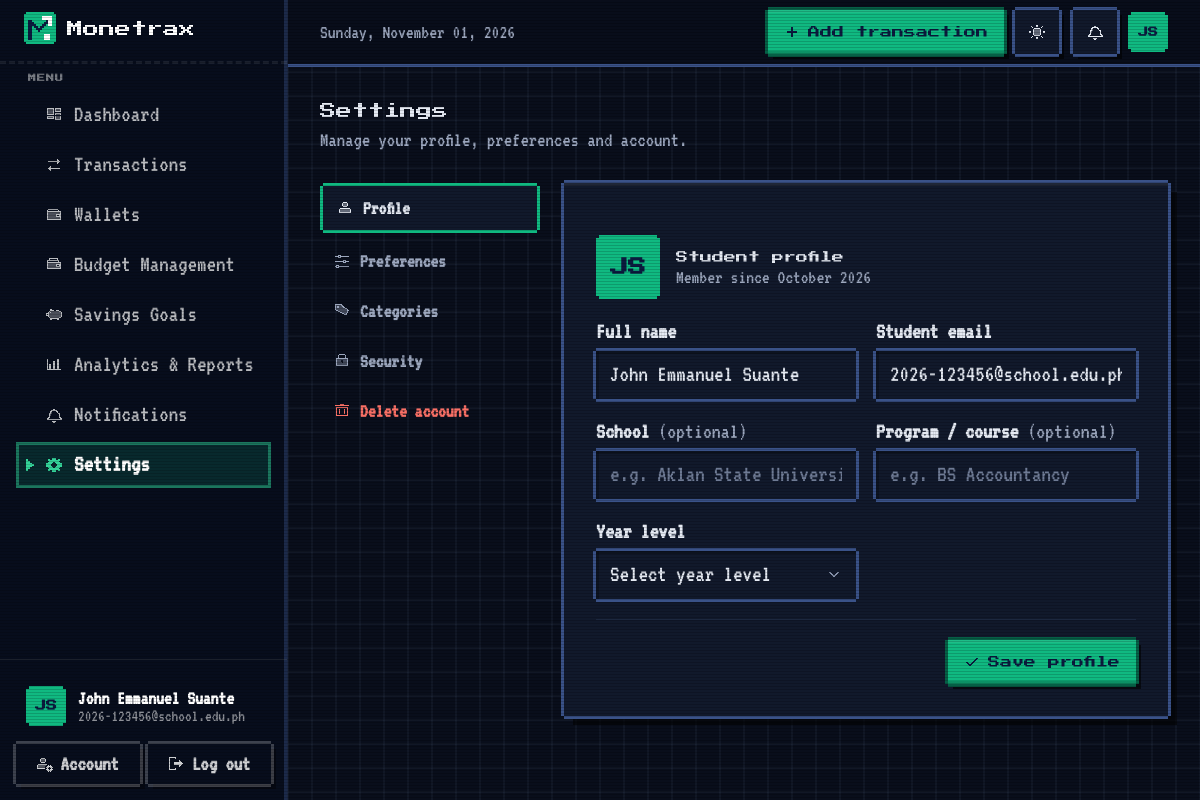
/settings/ (signed in), run on the app's committed database.
### models.py (models this page shows, shortened)
class User(UserMixin, db.Model):
    __tablename__ = "users"
    id: Mapped[int] = mapped_column(Integer, primary_key=True)
    full_name: Mapped[str] = mapped_column(String(80))
    email: Mapped[str] = mapped_column(String(254), unique=True, index=True)
    password_hash: Mapped[str] = mapped_column(String(255))
    school: Mapped[Optional[str]] = mapped_column(String(120))
    program: Mapped[Optional[str]] = mapped_column(String(120))
    year_level: Mapped[Optional[str]] = mapped_column(String(30))
    currency: Mapped[str] = mapped_column(String(3), default="PHP")
    budget_alerts: Mapped[bool] = mapped_column(Boolean, default=True)
    savings_alerts: Mapped[bool] = mapped_column(Boolean, default=True)
    theme: Mapped[str] = mapped_column(String(10), default="system", server_default="system")
    created_at: Mapped[datetime] = mapped_column(DateTime, default=utcnow)
    last_login_at: Mapped[Optional[datetime]] = mapped_column(DateTime)
    categories = relationship("Category", back_populates="user", cascade="all, delete-orphan", lazy="dynamic")
    transactions = relationship("Transaction", back_populates="user", cascade="all, delete-orphan", lazy="dynamic")
    budgets = relationship("Budget", back_populates="user", cascade="all, delete-orphan", lazy="dynamic")
    goals = relationship("SavingsGoal", back_populates="user", cascade="all, delete-orphan", lazy="dynamic")
    notifications = relationship("Notification", back_populates="user", cascade="all, delete-orphan", lazy="dynamic")
    wallets = relationship("Wallet", back_populates="user", cascade="all, delete-orphan", lazy="dynamic")
    recurring = relationship("RecurringRule", back_populates="user", cascade="all, delete-orphan", lazy="dynamic")
    @property
    def initials(self) -> str:
        parts = [p for p in (self.full_name or "").split() if p]
        if not parts:
            return "?"
        return (parts[0][0] + (parts[-1][0] if len(parts) > 1 else "")).upper()

### settings.py (the view)
@settings_bp.route("/")
@login_required
def index():
    return _render(section=request.args.get("section", "profile"))

### templates/settings/index.html (shortened to what this page needs)
{% extends "layouts/app.html" %}
{% block content %}
{{ c.page_header("Settings", "Manage your profile, preferences and account.") }}
{% set tabs = [("profile", "Profile", "user"), ("preferences", "Preferences", "sliders-horizontal"),
               ("categories", "Categories", "tags"), ("security", "Security", "lock"), ("danger", "Delete account", "trash-2")] %}
<div class="grid grid-cols-1 gap-6 lg:grid-cols-[220px_minmax(0,1fr)]">
  <nav class="mx-settings-nav" aria-label="Settings sections">
    {% for key, label, icon in tabs %}
      <a href="{{ url_for('settings.index', section=key) }}" class="{{ 'is-active' if section == key }}{{ ' is-danger' if key == 'danger' }}"
         {% if section == key %}aria-current="page"{% endif %}><i data-lucide="{{ icon }}"></i>{{ label }}</a>
    {% endfor %}
  </nav>
  <div class="min-w-0">
  {% if section == "preferences" %}
    <form method="post" action="{{ url_for('settings.preferences') }}" class="mx-card space-y-6 p-5 sm:p-8">
      <input type="hidden" name="csrf_token" value="{{ csrf_token() }}">
      <div>
        <h2 class="mx-h2">Preferences</h2>
        <p class="text-sm text-ink-500">How Monetrax looks, shows amounts and notifies you.</p>
      </div>
      {% set opts = [] %}
      {% for code, info in currencies.items() %}{% set _ = opts.append((code, info[0] ~ "  " ~ info[1] ~ " (" ~ code ~ ")")) %}{% endfor %}
      <fieldset>
        <legend class="mx-label">Appearance</legend>
        <div class="mx-appearance">
          {% for value, label, icon in [("system", "Match device", "monitor"), ("light", "Light", "sun"), ("dark", "Dark", "moon")] %}
            <label>
              <input type="radio" name="theme" value="{{ value }}" data-theme-live {% if (current_user.theme or 'system') == value %}checked{% endif %}>
              <span class="mx-ap-card">
                <span class="mx-ap-swatch" aria-hidden="true">
                  {% if value == "system" %}
                    <span class="mx-ap-light"><i></i><i></i></span><span class="mx-ap-dark"><i></i><i></i></span>
                  {% else %}
                    <span class="mx-ap-{{ value }}"><i></i><i></i><i></i></span>
                  {% endif %}
                </span>
                <span class="mx-ap-label"><i data-lucide="{{ icon }}"></i>{{ label }}</span>
              </span>
            </label>
          {% endfor %}
        </div>
        <p class="mx-hint">Changes apply right away. "Match device" follows your phone or computer's setting.</p>
      </fieldset>
      <div class="max-w-sm">{{ c.select("currency", "Currency", opts, current_user.currency) }}</div>
      <fieldset class="space-y-3">
        <legend class="mx-label">Notifications</legend>
        {% for name, title, text in [("budget_alerts", "Budget warnings", "When a budget reaches 75%, 90% and goes over 100%."),
                                     ("savings_alerts", "Savings milestones", "Halfway and completed goals, and upcoming target dates.")] %}
          <label class="mx-switch-row">
            <span><span class="block text-sm font-semibold">{{ title }}</span><span class="block text-[13px] text-ink-500">{{ text }}</span></span>
            <input type="checkbox" name="{{ name }}" class="mx-switch" {% if current_user[name] %}checked{% endif %}>
          </label>
        {% endfor %}
      </fieldset>
      <div class="flex justify-end border-t border-ink-100 pt-5"><button class="mx-btn-primary" type="submit"><i data-lucide="check"></i>Save preferences</button></div>
    </form>
  {% else %}
    <form method="post" action="{{ url_for('settings.profile') }}" class="mx-card space-y-5 p-5 sm:p-8" novalidate>
      <div class="flex items-center gap-4">
        <span class="mx-avatar mx-avatar-lg">{{ current_user.initials }}</span>
        <div>
          <h2 class="mx-h2">Student profile</h2>
          <p class="text-sm text-ink-500">Member since {{ current_user.created_at.strftime('%B %Y') }}</p>
        </div>
      </div>
      <div class="grid grid-cols-1 gap-5 sm:grid-cols-2">
        {{ c.input("full_name", "Full name", values.full_name or current_user.full_name, errors.full_name, required=True, autocomplete="name", maxlength=80) }}
        {{ c.input("email", "Student email", values.email or current_user.email, errors.email, type="email", required=True, autocomplete="email") }}
        {{ c.input("school", "School", values.school or current_user.school or "", None, placeholder="e.g. Aklan State University", maxlength=120) }}
        {{ c.input("program", "Program / course", values.program or current_user.program or "", None, placeholder="e.g. BS Accountancy", maxlength=120) }}
        {% set yl = [] %}{% for y in year_levels %}{% set _ = yl.append((y, y)) %}{% endfor %}
        {{ c.select("year_level", "Year level", yl, values.year_level or current_user.year_level or "", None, placeholder="Select year level", required=False) }}
      </div>
      <div class="flex justify-end border-t border-ink-100 pt-5"><button class="mx-btn-primary" type="submit">Save profile</button></div>
    </form>
  {% endif %}
  </div>
</div>
{% endblock %}

### templates/layouts/app.html (shortened to what this page needs)
{% extends "base.html" %}
{% import "components/_ui.html" as ui %}
{% import "components/_app.html" as c %}
{% block head %}
  <link rel="stylesheet" href="{{ url_for('static', filename='css/app.css') }}">
{% endblock %}
{% block body %}
<div class="min-h-full lg:pl-72">
  <aside id="sidebar" class="mx-sidebar" aria-label="Main navigation">
    <div class="flex h-16 flex-none items-center justify-between px-6">
      <a href="{{ url_for('dashboard.index') }}" class="rounded-lg focus-visible:outline focus-visible:outline-2 focus-visible:outline-mint-400">{{ ui.logo("light", 32) }}</a>
    </div>
    <nav class="flex-1 overflow-y-auto px-4 pb-4 pt-2">
      <p class="mb-2 px-3 text-[11px] font-semibold uppercase tracking-wider text-white/40">Menu</p>
      <ul class="space-y-1">
        {% for endpoint, label, icon in nav_items %}
          {% set active = request.endpoint and request.endpoint.split('.')[0] == endpoint.split('.')[0] %}
          <li>
            <a href="{{ url_for(endpoint) }}" class="mx-nav{% if active %} is-active{% endif %}" {% if active %}aria-current="page"{% endif %}>
              <i data-lucide="{{ icon }}"></i><span>{{ label }}</span>
            </a>
          </li>
        {% endfor %}
      </ul>
    </nav>
    <div class="flex-none border-t border-white/10 p-4">
      <a href="{{ url_for('settings.index', section='profile') }}" class="mx-profile">
        <span class="mx-avatar">{{ current_user.initials }}</span>
        <span class="min-w-0 flex-1">
          <span class="block truncate text-sm font-semibold text-white">{{ current_user.full_name }}</span>
          <span class="block truncate text-xs text-white/55">{{ current_user.school or current_user.email }}</span>
        </span>
      </a>
      <div class="mt-2 grid grid-cols-2 gap-2">
        <a href="{{ url_for('settings.index', section='security') }}" class="mx-side-btn">Account</a>
        <form method="post" action="{{ url_for('auth.logout') }}">
          <button type="submit" class="mx-side-btn w-full">Log out</button>
        </form>
      </div>
    </div>
  </aside>
  <header class="mx-topbar sticky top-0 z-30 border-b border-ink-200/70 bg-canvas/85 backdrop-blur">
    <div class="mx-auto flex h-16 max-w-7xl items-center gap-3 px-4 sm:px-6 lg:px-8">
      <p class="min-w-0 flex-1 truncate text-sm font-medium text-ink-500"><span class="hidden sm:inline">{{ today.strftime('%A, ') if today }}</span>{{ today.strftime('%B %d, %Y') if today }}</p>
      <div class="ml-auto flex flex-none items-center gap-2">
        <span class="hidden sm:flex"><a href="{{ url_for('transactions.create', next=request.path) }}" class="mx-btn-primary">Add transaction</a></span>
        <button type="button" class="mx-theme-toggle" data-theme-toggle aria-pressed="false" aria-label="Switch to dark mode" title="Dark mode">
        </button>
        <a href="{{ url_for('notifications.index') }}" class="mx-icon-square relative" aria-label="Notifications{% if unread_notifications %}, {{ unread_notifications }} unread{% endif %}">
        </a>
        <a href="{{ url_for('settings.index') }}" class="mx-avatar mx-avatar-sm" aria-label="Settings">{{ current_user.initials }}</a>
      </div>
    </div>
  </header>
  <main id="main" class="mx-app-main mx-auto max-w-7xl px-4 pb-16 pt-6 sm:px-6 lg:px-8 lg:pt-8">
    {% block content %}{% endblock %}
  </main>
</div>
{% endblock %}

### templates/components/_app.html (shortened to what this page needs)
{% macro page_header(title, subtitle=None) -%}
  <div class="mb-6 flex flex-col gap-4 sm:mb-8 sm:flex-row sm:items-end sm:justify-between">
    <div class="min-w-0">
      <h1 class="text-2xl font-extrabold tracking-tight sm:text-[1.75rem]">{{ title }}</h1>
      {% if subtitle %}<p class="mt-1 text-[15px] text-ink-500">{{ subtitle }}</p>{% endif %}
    </div>
  </div>
{%- endmacro %}
{% macro input(name, label, value="", error=None, type="text", placeholder="", prefix=None, hint=None,
               required=False, inputmode=None, autocomplete="off", maxlength=None, extra="") -%}
  <div class="mx-field{% if error %} has-error{% endif %}">
    <label for="f-{{ name }}" class="mx-label">{{ label }}{% if not required %} <span class="font-normal text-ink-500">(optional)</span>{% endif %}</label>
    <div class="relative">
      <input id="f-{{ name }}" name="{{ name }}" type="{{ type }}" value="{{ value }}" placeholder="{{ placeholder }}"
             autocomplete="{{ autocomplete }}" {% if inputmode %}inputmode="{{ inputmode }}"{% endif %}
             {% if maxlength %}maxlength="{{ maxlength }}"{% endif %} {% if required %}required{% endif %}
             class="mx-control{% if prefix %} has-prefix{% endif %}" aria-invalid="{{ 'true' if error else 'false' }}"
             {{ extra|safe }}>
    </div>
  </div>
{%- endmacro %}
{% macro select(name, label, options, selected="", error=None, placeholder=None, required=True, extra="") -%}
  <div class="mx-field{% if error %} has-error{% endif %}">
    <label for="f-{{ name }}" class="mx-label">{{ label }}</label>
    <div class="relative">
      <select id="f-{{ name }}" name="{{ name }}" class="mx-control mx-select" {% if required %}required{% endif %}
              aria-invalid="{{ 'true' if error else 'false' }}" {% if error %}aria-describedby="f-{{ name }}-error"{% endif %} {{ extra|safe }}>
        {% if placeholder %}<option value="">{{ placeholder }}</option>{% endif %}
      </select>
    </div>
  </div>
{%- endmacro %}

### data on the page
User: initials "JS", full_name "John Emmanuel Suante", school+email "2026-123456@school.edu.ph", created_at "October 2026", email "2026-123456@school.edu.ph"

### other printed values
{{ label }} "Dashboard" "Transactions" "Wallets" "Budget Management" "Savings Goals" "Analytics & Reports" "Notifications" "Settings"
{{ today.strftime('%A, ') if today }} "Sunday,"
{{ today.strftime('%B %d, %Y') if today }} "November 01, 2026"
{{ title }} "Settings"
{{ subtitle }} "Manage your profile, preferences and account."
{{ label }} "Profile" "Preferences" "Categories" "Security" "Delete account"
{{ label }} "Full name Student email School Program / course"
{{ label }} "Year level"
form field year_level "Select year level"
